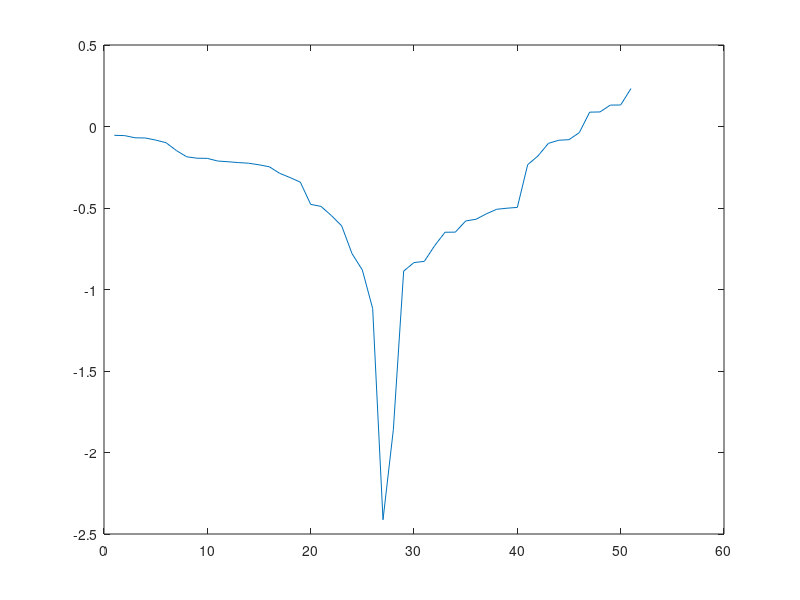

Recreate this plot in MATLAB.
z=[-2.2521e+10  -1.4280e+05  -8.8314e+08  -2.7337e+10  -1.8551e+12  -9.0192e+13  -1.8902e+09  -8.2312e+12  -3.4343e+11  -4.6521e+07  -9.0995e+08  -3.1876e+04  -4.7132e+05  -3.9369e+08  -1.3143e+06  -8.8411e+05  -8.4666e+07  -2.8963e+25  -4.9616e+07  -6.5964e+02  -7.5785e+05  -1.2409e+11  -1.9133e+05  -5.1979e+09  -6.3857e+15  -5.0280e+09  -1.4850e+08  -2.5448e+08  -4.5392e+10  -3.3753e+09  -1.2585e+08  -2.7315e+12  -6.4933e+07  -8.7328e+05  -4.7650e+04  -2.9356e+04  -1.2956e+05  -9.2691e+04  -1.8851e+09  -1.0060e+10  -9.9226e+05  -6.9569e+07  -6.8569e+07  -2.8967e+07  -7.5048e+07  -6.6399e+06  -5.2828e+05  -8.6319e+02  -8.4686e+05  -2.9271e+04  -3.5524e+05  -2.4127e+05  -7.7775e+10  -1.0696e+08  -1.0708e+10  -3.7828e+09  -5.4342e+07  -2.6768e+13  -9.1528e+10  -1.7501e+09  -1.7273e+08  -7.1097e+07  -6.6169e+10  -3.0557e+07  -1.1060e+12  -4.4991e+06  -2.5003e+14  -6.0687e+08  -4.6596e+09  -3.1808e+12  -1.1163e+09  -3.1913e+10  -1.0017e+09  -6.1087e+05  -5.2782e+09  -1.9532e+16  -1.1258e+14  -8.2200e+06  -1.6384e+07  -1.1951e+06  -1.8053e+11  -3.8928e+09  -9.3330e+09  -4.7047e+11  -4.4211e+12  -1.2871e+07  -5.6677e+06  -4.6503e+13  -3.0835e+04  -5.8910e+10  -1.9238e+06  -2.0120e+12  -6.7905e+10  -2.4386e+10  -7.2350e+09  -1.5312e+13  -3.4576e+06  -5.6310e+12  -7.4429e+07  -1.7424e+10];

z=randn(1,100)-100

[v,id]=max(z)
[v,id]=min(z)

z_sort=sort(z)
z=z_sort(size(z,2)/2:end)
z_avg=mean(z)

plot(log10(abs(z-z_avg)))

z_exp=exp(z-z_avg)
denom=sum(exp(z))
z=z-denom
z=exp(z)